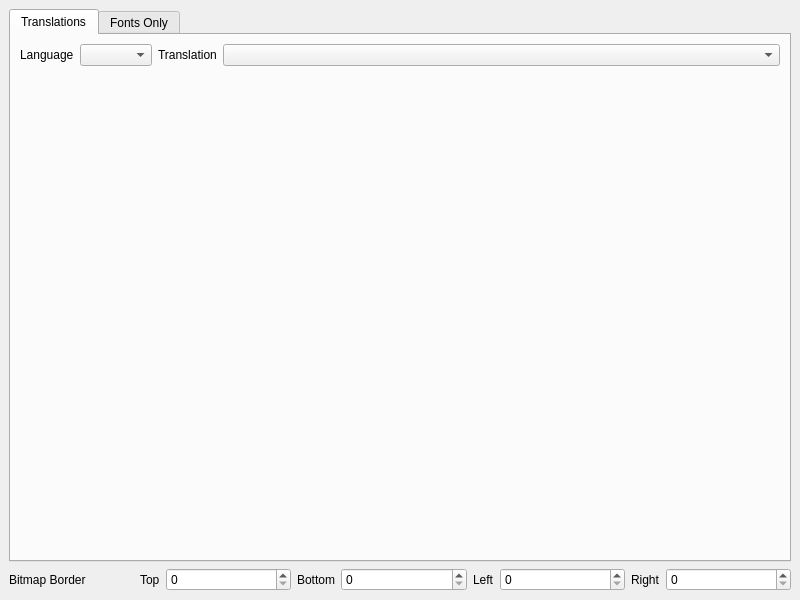
<?xml version="1.0" encoding="UTF-8"?>
<ui version="4.0">
 <class>MainWindow</class>
 <widget class="QMainWindow" name="MainWindow">
  <property name="geometry">
   <rect>
    <x>0</x>
    <y>0</y>
    <width>800</width>
    <height>600</height>
   </rect>
  </property>
  <property name="minimumSize">
   <size>
    <width>800</width>
    <height>600</height>
   </size>
  </property>
  <property name="windowTitle">
   <string>MainWindow</string>
  </property>
  <widget class="QWidget" name="centralwidget">
   <layout class="QVBoxLayout" name="verticalLayout" stretch="1,0">
    <item>
     <widget class="QTabWidget" name="tabWidget">
      <property name="autoFillBackground">
       <bool>true</bool>
      </property>
      <property name="currentIndex">
       <number>0</number>
      </property>
      <widget class="QWidget" name="tab_translations">
       <attribute name="title">
        <string>Translations</string>
       </attribute>
       <layout class="QVBoxLayout" name="verticalLayout_2" stretch="0,1">
        <item>
         <layout class="QHBoxLayout" name="h_layout_lang_trans" stretch="1,2,1,8">
          <item>
           <widget class="QLabel" name="lb_lang_sel">
            <property name="sizePolicy">
             <sizepolicy hsizetype="Fixed" vsizetype="Fixed">
              <horstretch>0</horstretch>
              <verstretch>0</verstretch>
             </sizepolicy>
            </property>
            <property name="text">
             <string>Language</string>
            </property>
           </widget>
          </item>
          <item>
           <widget class="QComboBox" name="cb_lang_sel">
            <property name="sizePolicy">
             <sizepolicy hsizetype="Fixed" vsizetype="Fixed">
              <horstretch>0</horstretch>
              <verstretch>0</verstretch>
             </sizepolicy>
            </property>
           </widget>
          </item>
          <item>
           <widget class="QLabel" name="lb_trans_sel">
            <property name="sizePolicy">
             <sizepolicy hsizetype="Fixed" vsizetype="Fixed">
              <horstretch>0</horstretch>
              <verstretch>0</verstretch>
             </sizepolicy>
            </property>
            <property name="text">
             <string>Translation</string>
            </property>
           </widget>
          </item>
          <item>
           <widget class="QComboBox" name="cb_trans_sel"/>
          </item>
         </layout>
        </item>
        <item>
         <widget class="QLabel" name="lb_bitmap_show_translations">
          <property name="text">
           <string/>
          </property>
          <property name="alignment">
           <set>Qt::AlignCenter</set>
          </property>
         </widget>
        </item>
       </layout>
      </widget>
      <widget class="QWidget" name="tab_fonts_only">
       <attribute name="title">
        <string>Fonts Only</string>
       </attribute>
       <layout class="QVBoxLayout" name="verticalLayout_3" stretch="0,1">
        <item>
         <layout class="QGridLayout" name="gridLayout" columnstretch="0,1">
          <item row="0" column="0">
           <widget class="QLabel" name="lb_user_input">
            <property name="text">
             <string>Input</string>
            </property>
           </widget>
          </item>
          <item row="0" column="1">
           <widget class="QLineEdit" name="le_input_string"/>
          </item>
          <item row="1" column="0">
           <widget class="QLabel" name="lb_utf8_display">
            <property name="text">
             <string>UTF-8</string>
            </property>
           </widget>
          </item>
          <item row="1" column="1">
           <widget class="QLineEdit" name="le_unicode_display">
            <property name="acceptDrops">
             <bool>true</bool>
            </property>
            <property name="readOnly">
             <bool>false</bool>
            </property>
           </widget>
          </item>
         </layout>
        </item>
        <item>
         <widget class="QLabel" name="lb_bitmap_show_fonts_only">
          <property name="text">
           <string/>
          </property>
          <property name="alignment">
           <set>Qt::AlignCenter</set>
          </property>
         </widget>
        </item>
       </layout>
      </widget>
     </widget>
    </item>
    <item>
     <layout class="QHBoxLayout" name="horizontalLayout" stretch="1,0,1,0,1,0,1,0,1">
      <item>
       <widget class="QLabel" name="lb_bitmap_border">
        <property name="text">
         <string>Bitmap Border</string>
        </property>
       </widget>
      </item>
      <item>
       <widget class="QLabel" name="lb_bitmap_border_top">
        <property name="text">
         <string>Top</string>
        </property>
       </widget>
      </item>
      <item>
       <widget class="QSpinBox" name="sb_bitmap_border_top"/>
      </item>
      <item>
       <widget class="QLabel" name="lb_bitmap_border_bottom">
        <property name="text">
         <string>Bottom</string>
        </property>
       </widget>
      </item>
      <item>
       <widget class="QSpinBox" name="sb_bitmap_border_bottom"/>
      </item>
      <item>
       <widget class="QLabel" name="lb_bitmap_border_left">
        <property name="text">
         <string>Left</string>
        </property>
       </widget>
      </item>
      <item>
       <widget class="QSpinBox" name="sb_bitmap_border_left"/>
      </item>
      <item>
       <widget class="QLabel" name="lb_bitmap_border_right">
        <property name="text">
         <string>Right</string>
        </property>
       </widget>
      </item>
      <item>
       <widget class="QSpinBox" name="sb_bitmap_border_right"/>
      </item>
     </layout>
    </item>
   </layout>
  </widget>
 </widget>
 <resources/>
 <connections/>
</ui>
